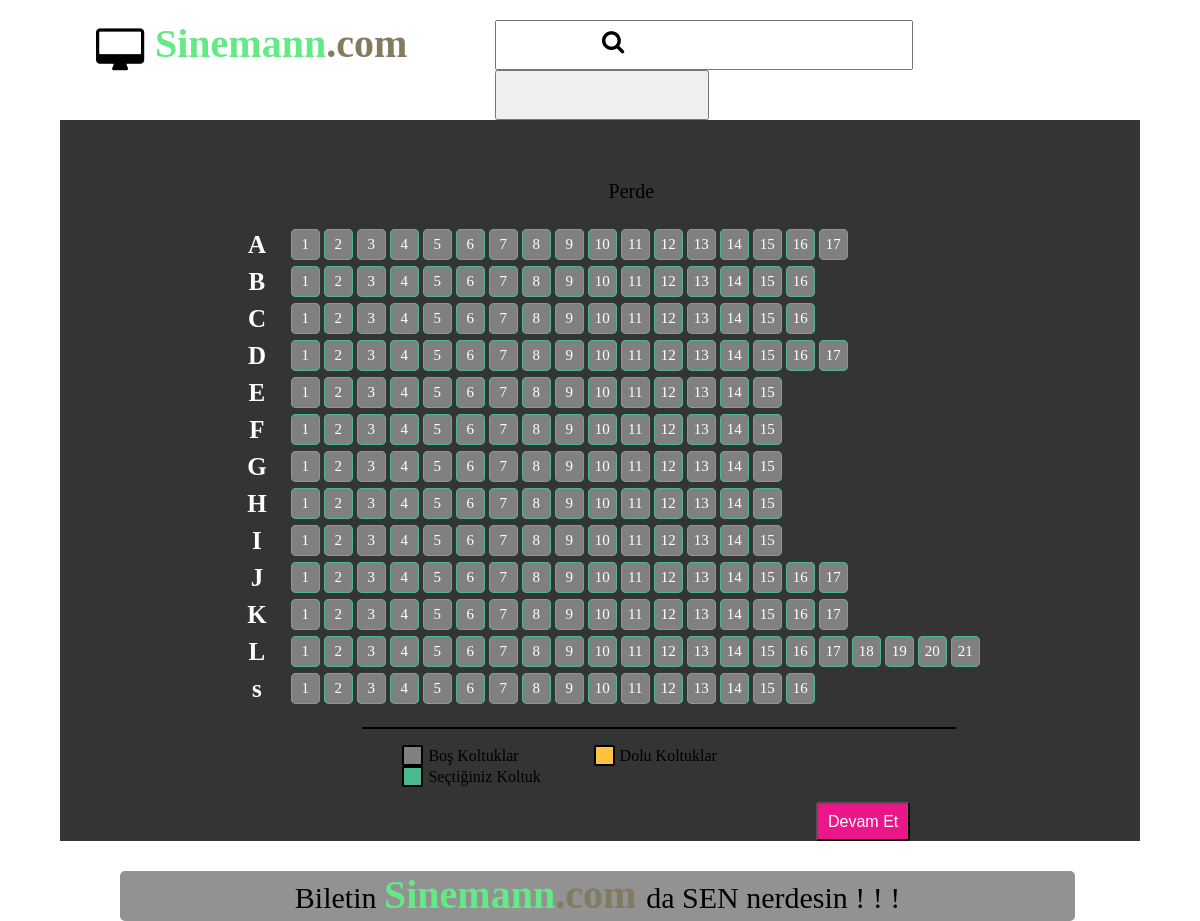
The page /koltuk_secimi.php?salon=1 on the database its author committed.
### tables this page shows
CREATE TABLE IF NOT EXISTS `koltuk` (
  `koltuk_id` int(11) NOT NULL AUTO_INCREMENT,
  `salon_id` int(15) DEFAULT NULL,
  `sira_adi` varchar(15) DEFAULT NULL,
  `koltuk_sayisi` int(50) DEFAULT NULL,
  PRIMARY KEY (`koltuk_id`)
);

### koltuk_secimi.php (the view, shortened to what this page needs)
<?php include("includes/header.php");
include("includes/db.php");
	$salon=$_GET['salon'];
	$film=$_GET['film'];
	$tarih=$_GET['tarih'];
	$saat=$_GET['saat'];
   $sorgu=$db->prepare("select*from koltuk where salon_id='".$salon."'");
   $sorgu->execute();
   $sorgu_mus=$db->prepare("select*from rezervasyon where salon_id='".$salon."' and seans_tarih='".$_GET['tarih']."' and seans_saati='".$_GET['saat']."'");
   $sorgu_mus->execute();
?>
<form method="POST"  action="odeme.php?salon=<?php echo $salon;?>&film=<?php echo $film; ?>&tarih=<?php echo $tarih; ?>&saat=<?php echo $saat; ?>">
		<div class="govde">
			<div class="secilen_koltuklar">
			</div>
			<div class="perde_govde">
				<div class="perde">
					<span style="position:relative;top:25px;left:500px;font-size:20px">Perde</span>
				</div>
			</div>
			<div class="koltuk_govde">
					<table class="koltuk_sira">
						<?php
						$doluKoltukSayisi =$sorgu_mus->rowCount();
							while($row=$sorgu->fetch( PDO::FETCH_ASSOC ))
							{
						?>
							<tr>
								<th class='koltuk_bas'>
									<div><?php echo $row['sira_adi']; ?></div>
								</th>
									<?php
										$sayi=0;
										$numara=0;
										while($sayi<=$row['koltuk_sayisi'])
										{
											$row['koltuk_sayisi']--;
											$numara++;
									?>
									<td class='koltuk_sira_isim <?php
									if($doluKoltukSayisi == 0)
									{
										echo "secilir_koltuk";
									}
									?>' id="<?php echo $row['sira_adi'].$numara; ?>" >
											<div style="font-size:15px;color:white;"><?php echo $numara ?></div>
									</td>
									<?php
										}
			                        ?>
							</tr>
					    <?php
							}
						?>
					</table>
			</div>
			<div class="koltuk_durum_gostergesi">
				<ul class="koltuk_durum_gostergesi_liste">
					<li>
						<label>
							<div class="gosterge_bos"></div>
							<span style="float:left; margin-top:-19px;margin-left:26px;">Boş Koltuklar</span>
						</label>
					</li>
					<li>
						<label>
							<div class="gosterge_dolu"></div>
							<span style="float:left; margin-top:-19px;margin-left:26px;">Dolu Koltuklar</span>
						</label>
					</li>
					<li>
						<label>
							<div class="gosterge_secimin"></div>
							<span style="float:left;  margin-top:-19px;margin-left:26px;">Seçtiğiniz Koltuk</span>
						</label>
					</li>
				</ul>
			</div>
			<div class="koltuk_secim_onay">
			 <input type="submit" value="Devam Et" name="bilet" class='koltuk_secim_onay_butonu'></input>
				</div>
		</div>
		</form>
<?php include("includes/footer.php"); ?>

### css/stil.css (style rules this page uses)
body { margin:0px; }
.secilir_koltuk { color:#ccc; background-color:grey; }
.govde { width:90%; margin:auto; min-width:405px; background-color: #343434; }
.secilen_koltuklar { height:20px; margin-top:20px; width:90%; margin-left:4.5%; }
.koltuk_govde { width:90%; margin-left:4.5%; margin-top:20px; }
.koltuk_sira_isim { margin: 2px; width: 25px; height: 25px; display: inline-block; line-height: 25px; font-size: 9px; text-align:center; z-index: 13; cursor: pointer; border-radius: 5px; box-shadow: inset 0 0 0 1px #49ba8e; padding: 3px 2px; }
.koltuk_sira { margin-top:10px; margin-left:12%; }
.koltuk_bas { padding: 0 20px; font-weight: 700; font-size: 25px; color: #fff; }
.perde_govde { margin-top:15px; margin-left:4.5%; width:90%; }
.perde { background:url("https://www.cinemaximum.com.tr/Assets/Web/build/assets/images/screens/big-screen.png")center top no-repeat; width: 100%; height:50px; }
.koltuk_durum_gostergesi { border-top:2px solid black; width:55%; margin-left:28%; margin-top:19px; }
.koltuk_durum_gostergesi_liste li { float:left; margin-right: 75px; }
ul { list-style-type: none; }
.koltuk_durum_gostergesi ul li label div { border:2px solid black; width: 17px; height: 17px; border-radius: 2px; }
.koltuk_durum_gostergesi_liste li label div.gosterge_bos { background-color:#808080; }
.koltuk_durum_gostergesi_liste li label div.gosterge_dolu { background-color:#fec440; }
.koltuk_durum_gostergesi_liste li label div.gosterge_secimin { background-color:#49ba8e; }
.koltuk_secim_onay { width:8%; margin-left:70%; margin-top:15px; }
.koltuk_secim_onay_butonu { padding:10px; color: #fff; line-height: 15px; background-color: #eb1689; border-radius: 3px; font-size: 16px; text-decoration:none; }

### rows shown on the page
koltuk: sira_adi "A"
koltuk: sira_adi "B"
koltuk: sira_adi "C"
koltuk: sira_adi "D"
koltuk: sira_adi "E"
koltuk: sira_adi "F"
koltuk: sira_adi "G"
koltuk: sira_adi "H"
koltuk: sira_adi "I"
koltuk: sira_adi "J"
koltuk: sira_adi "K"
koltuk: sira_adi "L"
koltuk: sira_adi "s"
